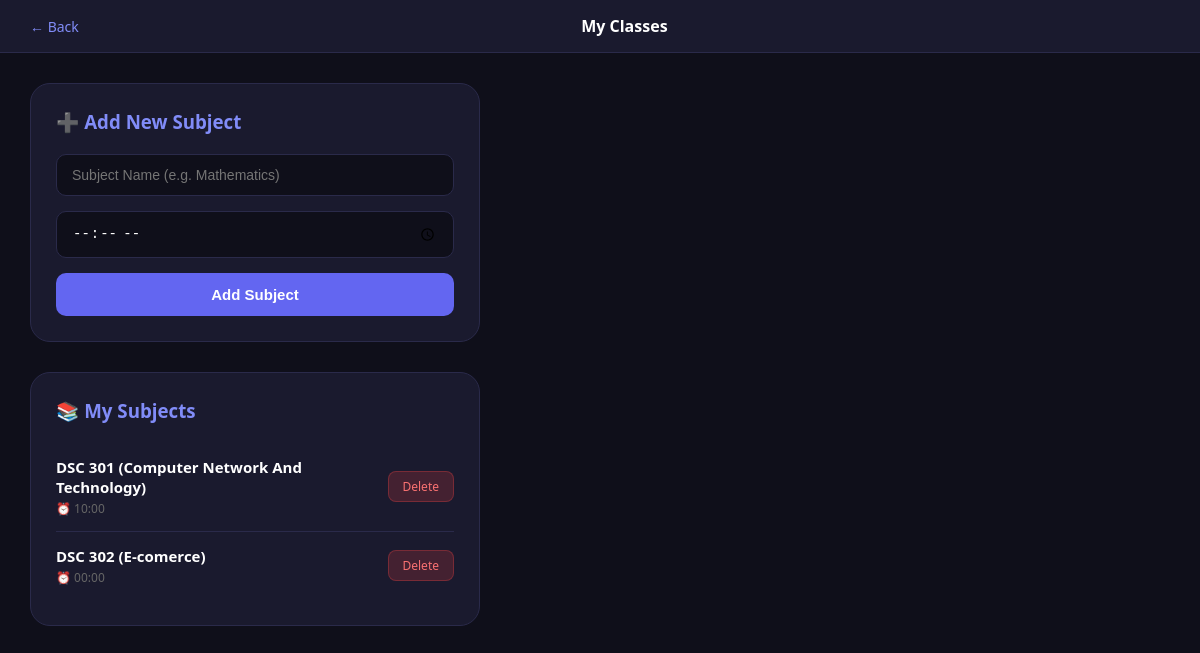
Screenshot of /teacher/classes (signed in) with the database file from the repository.
### tables this page shows
CREATE TABLE subjects (
    id INTEGER PRIMARY KEY,
    teacher_id INTEGER,
    name TEXT,
    time_slot TEXT
);

### app.py (the view, shortened to what this page needs)
@app.route('/teacher/classes', methods=['GET', 'POST'])
def teacher_classes():
    if 'teacher_id' not in session:
        return redirect('/teacher/login')
    message = None
    conn = sqlite3.connect(DB)
    c = conn.cursor()
    c.execute("SELECT * FROM subjects WHERE teacher_id=?", (session['teacher_id'],))
    subjects = c.fetchall()
    conn.close()
    return render_template('teacher_classes.html', subjects=subjects, message=message)

### templates/teacher_classes.html (shortened to what this page needs)
<!DOCTYPE html>
<html>
<head>
</head>
<body>
    <div class="navbar">
        <a href="/teacher/dashboard">← Back</a>
        <div class="title">My Classes</div>
    </div>
    <div class="main">
        <div class="add-box">
            <h3>➕ Add New Subject</h3>
            <form method="POST">
                <input type="text" name="subject_name" placeholder="Subject Name (e.g. Mathematics)" required>
                <input type="time" name="time_slot" required>
                <button type="submit">Add Subject</button>
            </form>
        </div>
        <div class="subjects-box">
            <h3>📚 My Subjects</h3>
            {% if subjects %}
                {% for s in subjects %}
                <div class="subject-item">
                    <div>
                        <div class="subject-name">{{ s[2] }}</div>
                        <div class="subject-time">⏰ {{ s[3] }}</div>
                    </div>
                    <a href="/teacher/delete_subject/{{ s[0] }}" class="btn-delete">Delete</a>
                </div>
                {% endfor %}
            {% else %}
                <div class="empty">No subjects added yet</div>
            {% endif %}
        </div>
    </div>
</body>
</html>

### templates/teacher_classes.html (style rules this page uses)
* { margin: 0; padding: 0; box-sizing: border-box; }
body { font-family: 'Segoe UI', sans-serif; background: #0f0f1a; color: white; min-height: 100vh; }
.navbar { background: #1a1a2e; border-bottom: 1px solid #2a2a4a; padding: 15px 30px; display: flex; align-items: center; justify-content: space-between; }
.navbar a { color: #818cf8; text-decoration: none; font-size: 14px; }
.navbar .title { font-weight: 700; font-size: 16px; }
.main { padding: 30px; }
.add-box { background: #1a1a2e; border: 1px solid #2a2a4a; border-radius: 20px; padding: 25px; max-width: 450px; margin-bottom: 30px; }
.add-box h3 { color: #818cf8; margin-bottom: 20px; }
input, select { width: 100%; padding: 12px 15px; margin-bottom: 15px; background: #0f0f1a; border: 1px solid #2a2a4a; border-radius: 10px; color: white; font-size: 14px; }
button { width: 100%; padding: 13px; background: #6366f1; color: white; border: none; border-radius: 10px; font-size: 15px; cursor: pointer; font-weight: 600; }
.subjects-box { background: #1a1a2e; border: 1px solid #2a2a4a; border-radius: 20px; padding: 25px; max-width: 450px; }
.subjects-box h3 { color: #818cf8; margin-bottom: 20px; }
.subject-item { display: flex; align-items: center; justify-content: space-between; padding: 14px 0; border-bottom: 1px solid #2a2a4a; }
.subject-item:last-child { border-bottom: none; }
.subject-name { font-weight: 600; font-size: 15px; }
.subject-time { font-size: 12px; color: #666; margin-top: 3px; }
.btn-delete { background: rgba(239,68,68,0.2); color: #f87171; border: 1px solid rgba(239,68,68,0.3); padding: 6px 14px; border-radius: 8px; font-size: 12px; cursor: pointer; text-decoration: none; }

### rows the page displays
subjects: name "DSC 301 (Computer Network And Technology)", time_slot "10:00"
subjects: name "DSC 302 (E-comerce)", time_slot "00:00"
